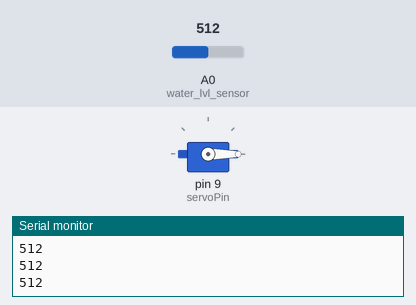
A sketch run on a simulated Arduino Uno, built with avr-gcc and run on an emulated ATmega328P. On the bench: servo, the last lines printed to the serial monitor. Inputs (shaded band) come from the test bench; at power-on: A0 (water_lvl_sensor) = 512.

Above: at 1.2 s.
1.3 s: A0 (water_lvl_sensor) set to 375
4.2 s: A0 (water_lvl_sensor) set to 349
At 5.4 s:
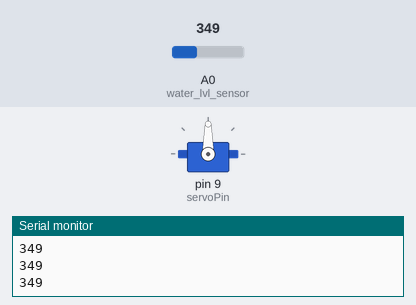
8.7 s: A0 (water_lvl_sensor) set to 355
Timing chart, 0 to 12.7 s (numbered marks = the images above; inputs shaded):
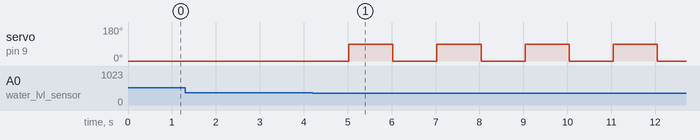

The sketch:

Servo_Motor_with_Water_Level_Sensor.ino
```cpp
#include <Servo.h>
Servo myServo;

int servoPin = 9;
int servoPos = 0;

int water_lvl_sensor = A0;
int sensor_val = 0;

unsigned long previousTime = 0;
unsigned long interval = 1000; // Delay interval in milliseconds

void setup() {
  // put your setup code here, to run once:

Serial.begin(9600);

myServo.attach(servoPin);

pinMode(water_lvl_sensor, INPUT);
}

void loop() {
  // put your main code here, to run repeatedly:
 unsigned long currentTime = millis();
sensor_val = analogRead(water_lvl_sensor);
Serial.println(sensor_val);

if (currentTime - previousTime >= interval) {
    previousTime = currentTime;


    servoPos += 90;
    if (servoPos>=180) {
      servoPos = 0;
    }

    // Set the angle of the servo
    myServo.write(servoPos);
  }

if(sensor_val>=365){
myServo.write(0);
}
}
```

Measured:
- the behaviour switches between 365 and 364 on A0 (water_lvl_sensor) (found by bisection; images 0 and 1)
- after the input at 4.2 s, servo on pin 9 (servoPin): alternates 90° for 1.0 s and 0° for 1.0 s, starting after 0.82 s
